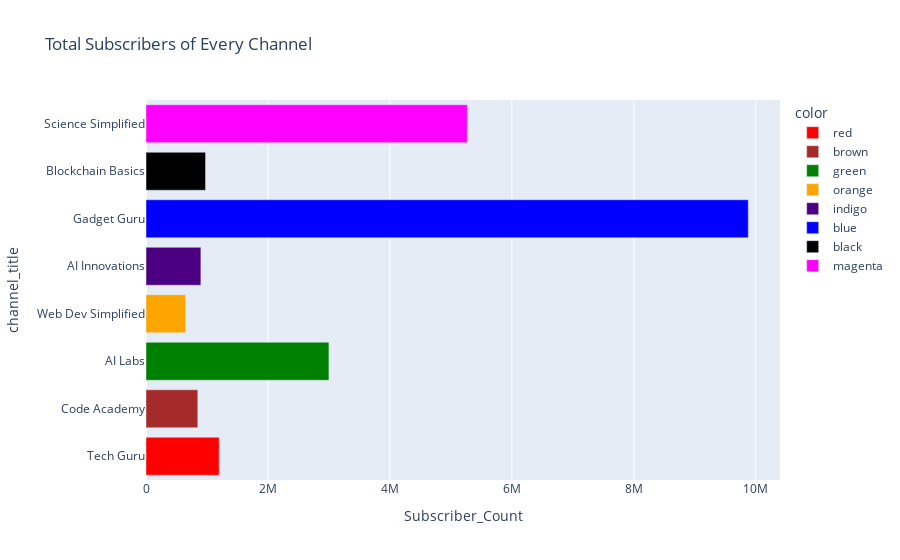

Notebook cell for this chart:
### Code cell
import plotly.express as px
c = ['red', 'brown', 'green', 'orange', 'indigo', 'blue', 'black', 'magenta']
figure = px.bar(
    x='Subscriber_Count',
    y='channel_title',data_frame=df,
    title='Total Subscribers of Every Channel',
    color=c,
    color_discrete_sequence=c
)
figure.show()

### Figure 1 — Plotly figure (JSON) as saved in the notebook; plotly's stock layout.template omitted (floating-point values rounded to 4 significant figures)
{"data": [{"alignmentgroup": "True", "hovertemplate": "color=red<br>Subscriber_Count=%{x}<br>channel_title=%{y}<extra></extra>", "legendgroup": "red", "marker": {"color": "red", "pattern": {"shape": ""}}, "name": "red", "offsetgroup": "red", "orientation": "h", "showlegend": true, "textposition": "auto", "type": "bar", "x": [1200000], "xaxis": "x", "y": ["Tech Guru"], "yaxis": "y"}, {"alignmentgroup": "True", "hovertemplate": "color=brown<br>Subscriber_Count=%{x}<br>channel_title=%{y}<extra></extra>", "legendgroup": "brown", "marker": {"color": "brown", "pattern": {"shape": ""}}, "name": "brown", "offsetgroup": "brown", "orientation": "h", "showlegend": true, "textposition": "auto", "type": "bar", "x": [850000], "xaxis": "x", "y": ["Code Academy"], "yaxis": "y"}, {"alignmentgroup": "True", "hovertemplate": "color=green<br>Subscriber_Count=%{x}<br>channel_title=%{y}<extra></extra>", "legendgroup": "green", "marker": {"color": "green", "pattern": {"shape": ""}}, "name": "green", "offsetgroup": "green", "orientation": "h", "showlegend": true, "textposition": "auto", "type": "bar", "x": [3000000], "xaxis": "x", "y": ["AI Labs"], "yaxis": "y"}, {"alignmentgroup": "True", "hovertemplate": "color=orange<br>Subscriber_Count=%{x}<br>channel_title=%{y}<extra></extra>", "legendgroup": "orange", "marker": {"color": "orange", "pattern": {"shape": ""}}, "name": "orange", "offsetgroup": "orange", "orientation": "h", "showlegend": true, "textposition": "auto", "type": "bar", "x": [650000], "xaxis": "x", "y": ["Web Dev Simplified"], "yaxis": "y"}, {"alignmentgroup": "True", "hovertemplate": "color=indigo<br>Subscriber_Count=%{x}<br>channel_title=%{y}<extra></extra>", "legendgroup": "indigo", "marker": {"color": "indigo", "pattern": {"shape": ""}}, "name": "indigo", "offsetgroup": "indigo", "orientation": "h", "showlegend": true, "textposition": "auto", "type": "bar", "x": [900000], "xaxis": "x", "y": ["AI Innovations"], "yaxis": "y"}, {"alignmentgroup": "True", "hovertemplate": "color=blue<br>Subscriber_Count=%{x}<br>channel_title=%{y}<extra></extra>", "legendgroup": "blue", "marker": {"color": "blue", "pattern": {"shape": ""}}, "name": "blue", "offsetgroup": "blue", "orientation": "h", "showlegend": true, "textposition": "auto", "type": "bar", "x": [9877272], "xaxis": "x", "y": ["Gadget Guru"], "yaxis": "y"}, {"alignmentgroup": "True", "hovertemplate": "color=black<br>Subscriber_Count=%{x}<br>channel_title=%{y}<extra></extra>", "legendgroup": "black", "marker": {"color": "black", "pattern": {"shape": ""}}, "name": "black", "offsetgroup": "black", "orientation": "h", "showlegend": true, "textposition": "auto", "type": "bar", "x": [976532], "xaxis": "x", "y": ["Blockchain Basics"], "yaxis": "y"}, {"alignmentgroup": "True", "hovertemplate": "color=magenta<br>Subscriber_Count=%{x}<br>channel_title=%{y}<extra></extra>", "legendgroup": "magenta", "marker": {"color": "magenta", "pattern": {"shape": ""}}, "name": "magenta", "offsetgroup": "magenta", "orientation": "h", "showlegend": true, "textposition": "auto", "type": "bar", "x": [5268902], "xaxis": "x", "y": ["Science Simplified"], "yaxis": "y"}], "layout": {"autosize": true, "barmode": "relative", "legend": {"title": {"text": "color"}, "tracegroupgap": 0}, "title": {"text": "Total Subscribers of Every Channel"}, "xaxis": {"anchor": "y", "autorange": true, "domain": [0, 1], "range": [0, 10400000.0], "title": {"text": "Subscriber_Count"}, "type": "linear"}, "yaxis": {"anchor": "x", "autorange": true, "domain": [0, 1], "range": [-0.5, 7.5], "title": {"text": "channel_title"}, "type": "category"}}}
